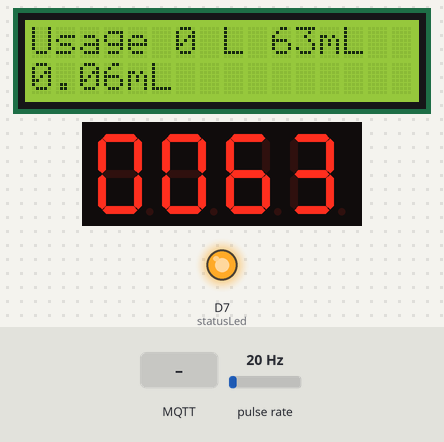
Recording of a sketch running on a simulated ESP8266 (Wemos D1 mini). Parts: 16×2 character LCD, 4-digit seven-segment display, output pins drawn as LEDs (lit = HIGH). Wiring (inferred from the names in the program): pulse sensor: data D5. The test bench sets the inputs (shaded band); at power-on: pulse rate 20 Hz. WiFi joins after 1.5 s; servers stay silent unless stated; random numbers use the default seed unless the sketch sets one; EEPROM starts erased; no MQTT or app messages arrive unless stated; what the sketch prints to the serial monitor is not drawn.

Above: at 2.8 s.
2.9 s: pulse rate (sensor on D5) set to 4 Hz
At 4.3 s:
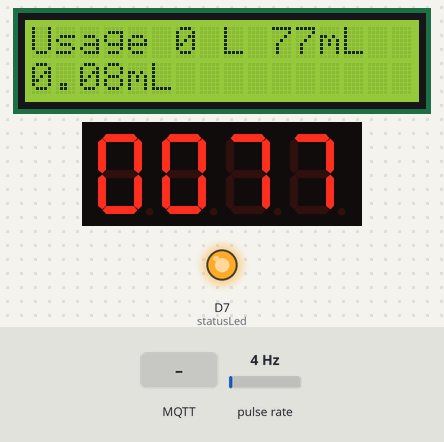
5.9 s: pulse rate (sensor on D5) set to 50 Hz
At 7.5 s:
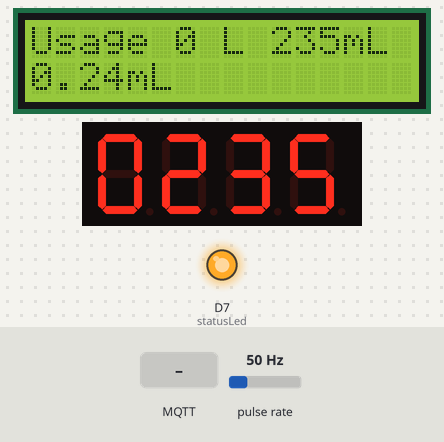
8.9 s: MQTT message "on" arrives on the first subscribed topic
At 11.2 s:
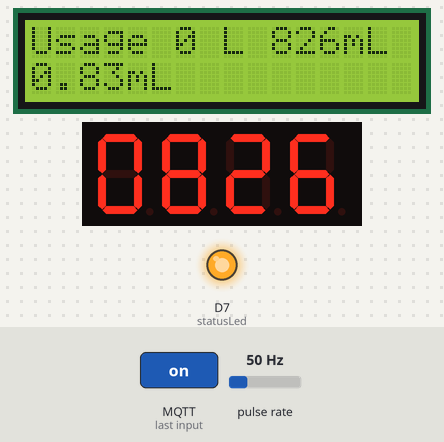
11.9 s: MQTT message "1" arrives on the first subscribed topic
At 13.5 s:
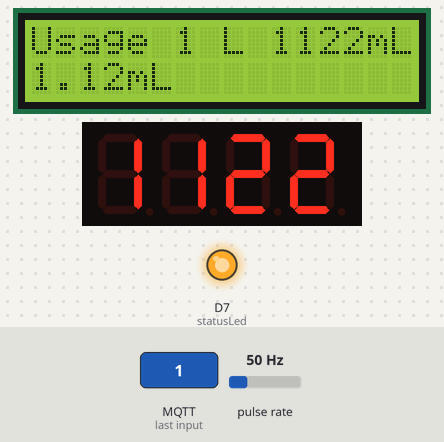
14.9 s: MQTT message "off" arrives on the first subscribed topic
At 17.8 s:
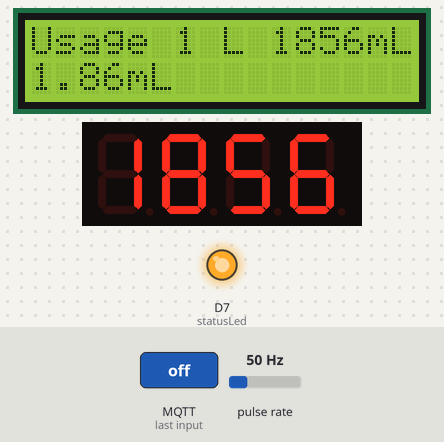
17.9 s: pulse rate (sensor on D5) set to 100 Hz
At 19.1 s:
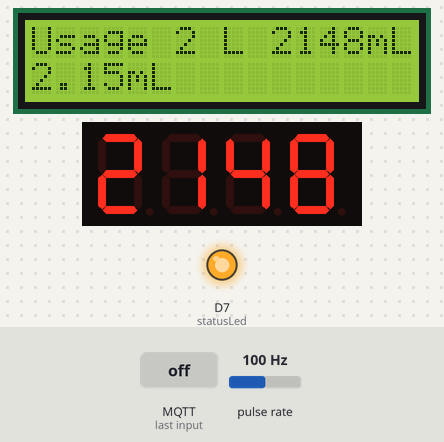
Timing chart, 0 to 20.9 s (numbered marks = the images above; inputs shaded):
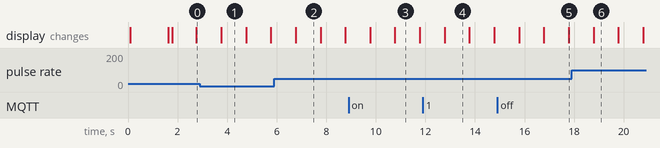

The sketch:

wemos_water_flow_sensor_led_lcd.ino
```cpp
#include <ESP8266WiFi.h>
#include <PubSubClient.h>
#include <Arduino.h>
#include <TM1637Display.h>
#include <EEPROM.h>

// For LCD 16x2 - The pins are to be connected to SDA(D2) and SCL (D1) of Wemos
#include <Wire.h>
#include <LiquidCrystal_I2C.h>

// for LED TM1637 - 7 segment display
// Module connection pins (Digital Pins)
#define CLK D2 // ( of the wemos )
#define DIO D3 // ( ditto )

// for LCD
LiquidCrystal_I2C lcd(0x27, 16, 2);

// The amount of time (in milliseconds) between tests
#define TEST_DELAY   2000

TM1637Display display(CLK, DIO);

byte statusLed    = 13;

byte sensorInterrupt = D5;  // 0 = digital pin 2

// The hall-effect flow sensor outputs approximately 4.5 pulses per second per
// litre/minute of flow.
float calibrationFactor = 4.5;

volatile byte pulseCount;

float flowRate;
unsigned int flowMilliLitres;
unsigned long totalMilliLitres;

unsigned long oldTime;

// Update these with values suitable for your network.

const char* ssid = "JioFiber-ahGu7";
const char* password = "welcome2ibm";
const char* mqtt_server = "m12.cloudmqtt.com";

WiFiClient espClient;
PubSubClient client(espClient);
long lastMsg = 0;
char msg[50];
int value = 0;


// the current address in the EEPROM (i.e. which byte
// we're going to write to next)
uint addr = 0;
// water flow data
struct {
    uint litres = 0;
    uint milliliters = 0;
    char str[20] = "Wed Jul 31 10:30:20";
} data;

void read_write_eeprom() {

  float f = 123.456f;  //Variable to store in EEPROM.
  int eeAddress = 0;   //Location we want the data to be put.

  EEPROM.begin(512);
  Serial.print ("In Read data from EEPROM:, printing the float value : ");

  //Get the float data from the EEPROM at position 'eeAddress'
  EEPROM.get(eeAddress, f);
  Serial.println(f, 3);    //This may print 'ovf, nan' if the data inside the EEPROM is not a valid float.

  eeAddress += sizeof(float); //Move address to the next byte after float 'f'.

  EEPROM.get ( eeAddress, data );

  Serial.print ("Reading custom object from EEPROM:  Liters ");
  Serial.print (data.litres);
  Serial.print ( " L " );
  Serial.print (data.milliliters);
  Serial.print ( " mL" );
  Serial.print(data.str);
  Serial.println ();
  EEPROM.commit();
  EEPROM.end();

  // write data back.

  f = 123.456f;  //Variable to store in EEPROM.
  eeAddress = 0;   //Location we want the data to be put.

  // if there was data in the flash earlier then use it, and no new content - dont touch flash
  if  (  data.milliliters != 0 && totalMilliLitres == 0) {  //indicates that there was earlier data in flash, set global val to value in flash
    totalMilliLitres = data.milliliters ;
    return;
  }
  // if there was NO data and NO water flow - dont update.
  if  (  data.milliliters == 0 && totalMilliLitres == 0)  //indicates not started
     return;

  // else continue
  EEPROM.begin(512);
  //One simple call, with the address first and the object second.
  EEPROM.put(eeAddress, f);
  Serial.println("Written float data type!");

  //data.litres = totalMilliLitres/1000;
  data.milliliters = totalMilliLitres ;
  strncpy(data.str,"",20);

  eeAddress += sizeof(float); //Move address to the next byte after float 'f'.

  EEPROM.put(eeAddress, data );

  EEPROM.commit();
  EEPROM.end();

}


void setup_wifi() {

  delay(10);
  // We start by connecting to a WiFi network
  Serial.println();
  lcd.clear();
  lcd.print ("Connecting ...");
  Serial.print("Connecting to ");
  Serial.println(ssid);

  WiFi.begin(ssid, password);

  while (WiFi.status() != WL_CONNECTED) {
    delay(500);
    Serial.print(".");
  }

  randomSeed(micros());

  Serial.println("");
  Serial.println("WiFi connected");
  Serial.println("IP address: ");
  Serial.println(WiFi.localIP());
}

void callback(char* topic, byte* payload, unsigned int length) {
  Serial.print("Message arrived [");
  Serial.print(topic);
  Serial.print("] ");
  for (int i = 0; i < length; i++) {
    Serial.print((char)payload[i]);
  }
  Serial.println();

  // Switch on the LED if an 1 was received as first character
  if ((char)payload[0] == '1') {
    digitalWrite(BUILTIN_LED, LOW);   // Turn the LED on (Note that LOW is the voltage level
    // but actually the LED is on; this is because
    // it is acive low on the ESP-01)
  } else {
    digitalWrite(BUILTIN_LED, HIGH);  // Turn the LED off by making the voltage HIGH
  }

}

void reconnect() {
  // Loop until we're reconnected
  while (!client.connected()) {
    Serial.print("Attempting MQTT connection...");
    // Create a random client ID
    String clientId = "ESP8266Client-";
    clientId += String(random(0xffff), HEX);
    // Attempt to connect
    Serial.println (clientId);
    if (client.connect(clientId.c_str(), "oxefqvkn", "uTM7RdarxTPA" )) {
//    if (client.connect("ESP8266Client", "oxefqvkn", "uTM7RdarxTPA" )) {

      Serial.println("connected");
      // Once connected, publish an announcement...
      client.publish("outTopic", "hello world");
      // ... and resubscribe
      client.subscribe("inTopic");
    } else {
      Serial.print("failed, rc=");
      Serial.print(client.state());
      Serial.println(" try again in 5 seconds");
      // Wait 5 seconds before retrying
      delay(5000);
    }
  }
}

void setup()
{

  // Initialize a serial connection for reporting values to the host
  Serial.begin(9600);

  // LCD
  lcd.begin();
  // Turn on the blacklight and print a message.
  lcd.backlight();


  setup_wifi();
  client.setServer(mqtt_server, 19757);
  client.setCallback(callback);
  // Set up the status LED line as an output
  pinMode(statusLed, OUTPUT);
  digitalWrite(statusLed, HIGH);  // We have an active-low LED attached

  //pinMode(sensorPin, INPUT);
  //digitalWrite(sensorPin, HIGH);

  pulseCount        = 0;
  flowRate          = 0.0;
  flowMilliLitres   = 0;
  totalMilliLitres  = 0;
  oldTime           = 0;

  // The Hall-effect sensor is connected to pin 2 which uses interrupt 0.
  // Configured to trigger on a FALLING state change (transition from HIGH
  // state to LOW state)
  attachInterrupt(digitalPinToInterrupt(sensorInterrupt), pulseCounter, FALLING);

  // LED
  display.setBrightness(0x0f);
  display.clear();

}

/**
 * Main program loop
 */
void loop()
{

  if (!client.connected()) {
    reconnect();
  }
  client.loop();
  if((millis() - oldTime) > 1000)    // Only process counters once per second
  {
    // Disable the interrupt while calculating flow rate and sending the value to
    // the host
    detachInterrupt(digitalPinToInterrupt(sensorInterrupt));

    // Because this loop may not complete in exactly 1 second intervals we calculate
    // the number of milliseconds that have passed since the last execution and use
    // that to scale the output. We also apply the calibrationFactor to scale the output
    // based on the number of pulses per second per units of measure (litres/minute in
    // this case) coming from the sensor.
    flowRate = ((1000.0 / (millis() - oldTime)) * pulseCount) / calibrationFactor;

    // Note the time this processing pass was executed. Note that because we've
    // disabled interrupts the millis() function won't actually be incrementing right
    // at this point, but it will still return the value it was set to just before
    // interrupts went away.
    oldTime = millis();

    // Divide the flow rate in litres/minute by 60 to determine how many litres have
    // passed through the sensor in this 1 second interval, then multiply by 1000 to
    // convert to millilitres.
    flowMilliLitres = (flowRate / 60) * 1000;

    // Add the millilitres passed in this second to the cumulative total
    totalMilliLitres += flowMilliLitres;

    unsigned int frac;

    // Print the flow rate for this second in litres / minute
    Serial.print("Flow rate: ");
    Serial.print(int(flowRate));  // Print the integer part of the variable
    Serial.print("L/min");
    Serial.print("\t");       // Print tab space

    // Print the cumulative total of litres flowed since starting
    Serial.print("Output Liquid Quantity: ");
    Serial.print(totalMilliLitres);
    Serial.print(" mL");
    //Serial.print("\t");       // Print tab space
    Serial.print (" ,");
    Serial.print(totalMilliLitres/1000);
    Serial.print("L");
    Serial.println();
    //snprintf (msg, 75, "hello world #%ld", value);
    snprintf (msg, 75, "totalMillilitres %d mL,  %d L", totalMilliLitres, totalMilliLitres/1000);

    Serial.print("Publish message: ");
    Serial.println(msg);
    client.publish("waterFlow", msg);

    // display on LED
    display.showNumberDec(totalMilliLitres, true); // Expect: 0301

    lcd.clear();
    // display on LCD
    lcd.setCursor ( 0,0);
    lcd.print("Usage ");
    //lcd.setCursor ( 7,0);
    lcd.print(  int( totalMilliLitres/1000)  );
    lcd.print ( " L " );

    //lcd.setCursor (11, 0);
    lcd.print ( int( totalMilliLitres) );
    //lcd.setCursor ( 14,0);
    lcd.print ( "mL");
    lcd.setCursor ( 0,1 );
    float  x = totalMilliLitres;
    x = x /1000 ;
    lcd.print ( x );
    lcd.print ("mL");
    // Update the water flow data back to EEProm

    // Reset the pulse counter so we can start incrementing again
    pulseCount = 0;
    read_write_eeprom();
    // Enable the interrupt again now that we've finished sending output
    attachInterrupt(digitalPinToInterrupt(sensorInterrupt), pulseCounter, FALLING);
  }
}

/*
Insterrupt Service Routine
 */
void pulseCounter()
{
  // Increment the pulse counter
  pulseCount++;
}
```

Measured:
- what the display in image 1 shows lasts 1.0 s, from 3.8 s to 4.8 s
